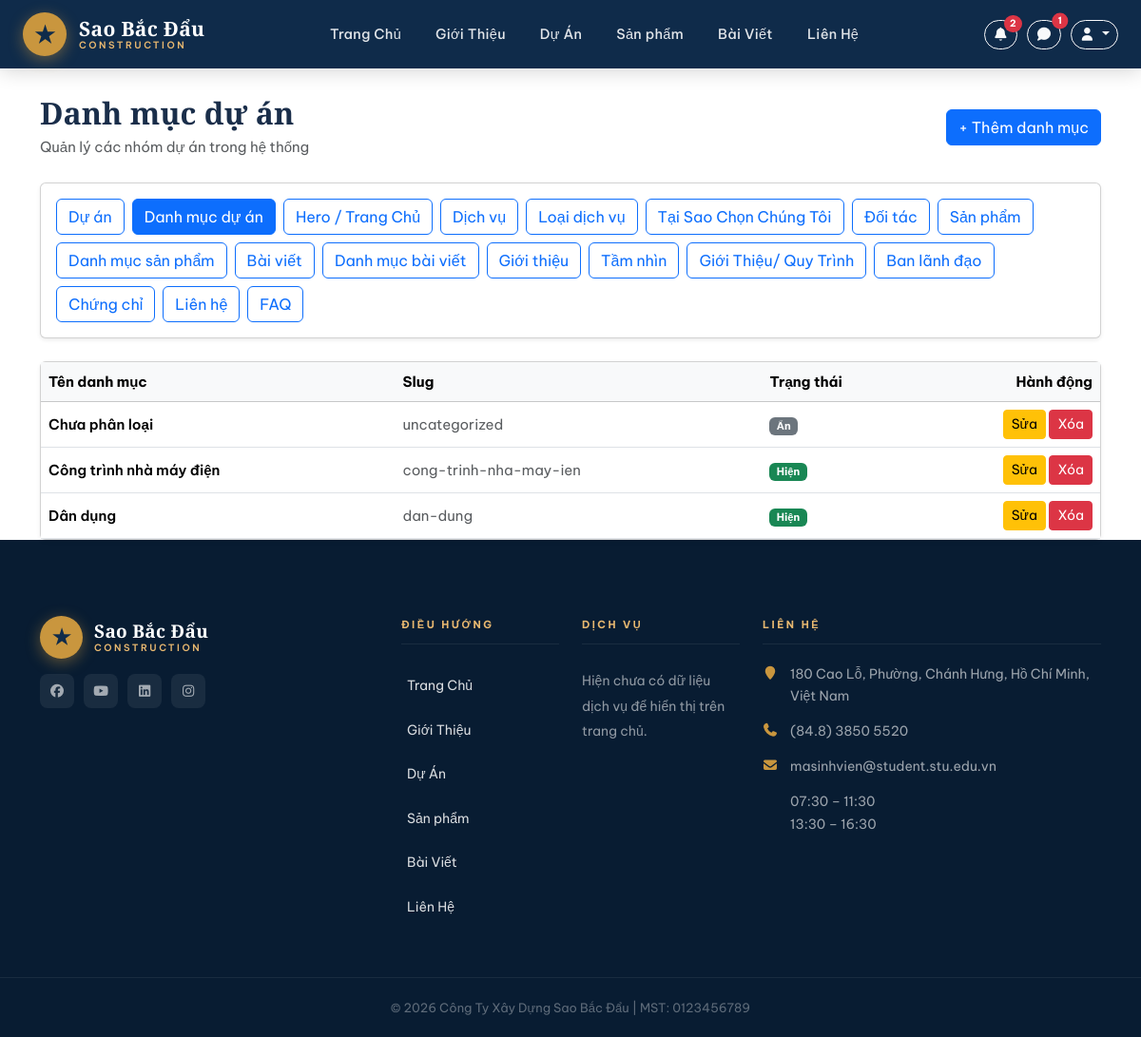
Screenshot of /project-category/ (signed in) with the database file from the repository.
### home/models.py (models this page shows, shortened)
class ProjectCategory(models.Model):
    name = models.CharField(max_length=100, unique=True)
    slug = models.SlugField(blank=True, null=True, unique=True)
    is_hidden = models.BooleanField(default=False)

class ContactInfo(models.Model):
    branch_name = models.CharField(
        max_length=150, verbose_name="Tên chi nhánh / văn phòng"
    )
    address = models.TextField(verbose_name="Địa chỉ")
    phone = models.CharField(max_length=50, verbose_name="Số điện thoại")
    fax = models.CharField(max_length=50, blank=True, verbose_name="Fax")
    email = models.EmailField(blank=True, verbose_name="Email")
    working_hours = models.CharField(
        max_length=255, blank=True, verbose_name="Giờ làm việc"
    )
    map_embed_url = models.URLField(blank=True, verbose_name="Link Google Maps Embed")
    facebook_url = models.URLField(blank=True, verbose_name="Facebook URL")
    youtube_url = models.URLField(blank=True, verbose_name="YouTube URL")
    linkedin_url = models.URLField(blank=True, verbose_name="LinkedIn URL")
    instagram_url = models.URLField(blank=True, verbose_name="Instagram URL")
    order = models.PositiveIntegerField(default=0, verbose_name="Thứ tự hiển thị")
    is_active = models.BooleanField(default=True, verbose_name="Hiển thị")
    created_at = models.DateTimeField(auto_now_add=True)
    class Meta:
        ordering = ["order", "created_at"]

### home/views.py (the view)
@staff_required
def project_category_list(request):
    categories = ProjectCategory.objects.all().order_by("name")
    error = request.GET.get("error")
    return render(
        request,
        "home/project_category_list.html",
        {"categories": categories, "error": error},
    )

### home/context_processors.py (called while the page is built)
def site_contact(request):
    contact = (
        ContactInfo.objects.filter(is_active=True)
        .order_by("order", "created_at")
        .first()
    )
    unread_notifications_count = 0
    recent_notifications = []
    if request.user.is_authenticated:
        unread_notifications_count = Notification.objects.filter(
            user=request.user,
            is_read=False,
        ).count()
        recent_notifications = Notification.objects.filter(user=request.user)[:5]
    consultations_unfinished = Consultation.objects.exclude(status="done").count()
    return {
        "site_contact": contact,
        "unread_notifications_count": unread_notifications_count,
        "recent_notifications": recent_notifications,
        "consultations_unfinished": consultations_unfinished,
    }

### home/views.py (called while the page is built)
def staff_required(view_func):
    @wraps(view_func)
    def _wrapped(request, *args, **kwargs):
        if not request.user.is_authenticated:
            return redirect(f"/login/?next={request.path}")
        if request.user.is_staff or request.user.is_superuser:
            return view_func(request, *args, **kwargs)
        messages.warning(request, "Bạn không có quyền truy cập trang quản lý.")
        return redirect("home")
    return _wrapped

### templates/home/project_category_list.html (shortened to what this page needs)
{% extends 'base.html' %}
{% block content %}
<div class="container" style="margin-top:100px;">
  <div class="d-flex justify-content-between align-items-center mb-4 flex-wrap gap-2">
    <div>
      <h2 class="fw-bold mb-1">Danh mục dự án</h2>
      <p class="text-muted mb-0">Quản lý các nhóm dự án trong hệ thống</p>
    </div>
    <a href="{% url 'project_category_add' %}" class="btn btn-primary">
      + Thêm danh mục
    </a>
  </div>
  <div class="card shadow-sm mb-4">
    <div class="card-body d-flex flex-wrap gap-2">
      <a href="{% url 'dashboard' %}" class="btn btn-outline-primary">Dự án</a>
      <a href="{% url 'project_category_list' %}" class="btn btn-outline-primary active">Danh mục dự án</a>
      <a href="{% url 'hero_edit' %}" class="btn btn-outline-primary">Hero / Trang Chủ</a>
      <a href="{% url 'service_list' %}" class="btn btn-outline-primary">Dịch vụ</a>
      <a href="{% url 'service_type_list' %}" class="btn btn-outline-primary">Loại dịch vụ</a>
      <a href="{% url 'why_choose_item_list' %}" class="btn btn-outline-primary">Tại Sao Chọn Chúng Tôi</a>
      <a href="{% url 'partner_list' %}" class="btn btn-outline-primary">Đối tác</a>
      <a href="{% url 'product_list' %}" class="btn btn-outline-primary">Sản phẩm</a>
      <a href="{% url 'product_category_list' %}" class="btn btn-outline-primary">Danh mục sản phẩm</a>
      <a href="{% url 'post_list' %}" class="btn btn-outline-primary">Bài viết</a>
      <a href="{% url 'post_category_list' %}" class="btn btn-outline-primary">Danh mục bài viết</a>
      <a href="{% url 'about_intro_edit' %}" class="btn btn-outline-primary">Giới thiệu</a>
      <a href="{% url 'statement_list' %}" class="btn btn-outline-primary">Tầm nhìn</a>
      <a href="{% url 'about_video_tour_edit' %}" class="btn btn-outline-primary">Giới Thiệu/ Quy Trình</a>
      <a href="{% url 'leadership_list' %}" class="btn btn-outline-primary">Ban lãnh đạo</a>
      <a href="{% url 'certificate_list' %}" class="btn btn-outline-primary">Chứng chỉ</a>
      <a href="{% url 'contact_info_list' %}" class="btn btn-outline-primary">Liên hệ</a>
      <a href="{% url 'faq_list' %}" class="btn btn-outline-primary">FAQ</a>
    </div>
  </div>
  <div class="card shadow-sm">
    <div class="table-responsive">
      <table class="table align-middle mb-0">
        <thead class="table-light">
          <tr>
            <th>Tên danh mục</th>
            <th>Slug</th>
            <th>Trạng thái</th>
            <th class="text-end" style="width:180px;">Hành động</th>
          </tr>
        </thead>
        <tbody>
          {% for c in categories %}
          <tr>
            <td class="fw-semibold">{{ c.name }}</td>
            <td class="text-muted">
              {{ c.slug|default:"—" }}
            </td>
            <td>
              {% if c.is_hidden %}
                <span class="badge bg-secondary">Ẩn</span>
              {% else %}
                <span class="badge bg-success">Hiện</span>
              {% endif %}
            </td>
            <td class="text-end">
              <a href="{% url 'project_category_edit' c.id %}" class="btn btn-sm btn-warning">
                Sửa
              </a>
              <a href="{% url 'project_category_delete' c.id %}" class="btn btn-sm btn-danger">
                Xóa
              </a>
            </td>
          </tr>
          {% empty %}
          <tr>
            <td colspan="4" class="text-center text-muted py-4">
              Chưa có danh mục nào.
            </td>
          </tr>
          {% endfor %}
        </tbody>
      </table>
    </div>
  </div>
</div>
{% endblock %}

### templates/base.html (shortened to what this page needs)
<!doctype html>
<html lang="vi">
  {% load static %}
  <head>
    <link
      rel="stylesheet"
      href="{% static 'vendor/bootstrap/css/bootstrap.min.css' %}"
    />
    <link
      rel="stylesheet"
      href="https://cdn.jsdelivr.net/npm/@fortawesome/fontawesome-free@7.2.0/css/all.min.css"
    />
    <link
      rel="stylesheet"
      href="{% static 'vendor/animate/animate.min.css' %}"
    />
    <link rel="stylesheet" href="{% static 'css/style.css' %}" />
    <link rel="stylesheet" href="{% static 'css/home.css' %}" />
    <link rel="stylesheet" href="{% static 'css/about.css' %}" />
    <link rel="stylesheet" href="{% static 'css/contact.css' %}" />
  </head>
  <body>
    <header
      class="site-navbar js-sticky-header site-navbar-target"
      role="banner"
    >
      <div class="container">
        <div class="navbar-inner">
          <div class="site-logo">
            <a href="{% url 'home' %}">
              <div class="logo-icon">★</div>
              <div class="logo-text">
                <span>Sao Bắc Đẩu</span>
                <span>Construction</span>
              </div>
            </a>
          </div>
          <nav class="site-navigation d-none d-xl-block">
            <ul class="site-menu">
              <li><a href="{% url 'home' %}" class="nav-link">Trang Chủ</a></li>
              <li>
                <a href="{% url 'about' %}" class="nav-link">Giới Thiệu</a>
              </li>
              <li><a href="{% url 'project' %}" class="nav-link">Dự Án</a></li>
              <li>
                <a href="{% url 'product' %}" class="nav-link">Sản phẩm</a>
              </li>
              <li><a href="{% url 'post' %}" class="nav-link">Bài Viết</a></li>
              <li>
                <a href="{% url 'contact' %}" class="nav-link">Liên Hệ</a>
              </li>
            </ul>
          </nav>
          <div class="nav-actions d-none d-xl-flex align-items-center" style="gap: 10px;">
            <a
              href="{% url 'notifications' %}"
              class="btn btn-sm btn-outline-light position-relative"
              title="Thông báo"
            >
              <i class="fa fa-bell"></i>
              {% if unread_notifications_count %}
              <span
                class="badge bg-danger"
                style="
                  position: absolute;
                  top: -6px;
                  right: -6px;
                  min-width: 18px;
                  height: 18px;
                  border-radius: 999px;
                  display: flex;
                  align-items: center;
                  justify-content: center;
                  font-size: 10px;
                "
              >
                {{ unread_notifications_count }}
              </span>
              {% endif %}
            </a>
            {% if user.is_authenticated %}
              {% if user.is_staff %}
              <a
                href="{% url 'consultation_list' %}"
                class="btn btn-sm btn-outline-light position-relative"
                title="Tư vấn"
              >
                <i class="fa fa-comment"></i>
                {% if consultations_unfinished %}
                <span
                  class="badge bg-danger position-absolute top-0 start-100 translate-middle rounded-pill"
                  style="font-size: 10px;"
                >
                  {{ consultations_unfinished }}
                </span>
                {% endif %}
              </a>
              {% endif %}
              <div class="dropdown">
                <button
                  class="btn btn-sm btn-outline-light dropdown-toggle"
                  data-bs-toggle="dropdown"
                  aria-expanded="false"
                  title="Tài khoản"
                >
                  <i class="fa fa-user"></i>
                </button>
              </div>
            {% endif %}
          </div>
        </div>
      </div>
    </header>
    {% block content %} {% endblock %}
    <footer class="footer-area">
      <div class="container">
        <div class="row gy-4">
          <div class="col-lg-4 col-md-6">
            <div class="footer-logo-wrap mb-3">
              <a
                href="{% url 'home' %}"
                style="
                  display: flex;
                  align-items: center;
                  gap: 12px;
                  text-decoration: none;
                "
              >
                <div
                  class="logo-icon"
                  style="width: 45px; height: 45px; font-size: 22px"
                >
                  ★
                </div>
                <div class="logo-text">
                  <span>Sao Bắc Đẩu</span>
                  <span>Construction</span>
                </div>
              </a>
            </div>
            <div class="footer-social">
              {% if site_contact and site_contact.facebook_url %}
              <a
                href="{{ site_contact.facebook_url }}"
                target="_blank"
                rel="noopener noreferrer"
              >
                <i class="fab fa-facebook"></i>
              </a>
              {% endif %} {% if site_contact and site_contact.youtube_url %}
              <a
                href="{{ site_contact.youtube_url }}"
                target="_blank"
                rel="noopener noreferrer"
              >
                <i class="fab fa-youtube"></i>
              </a>
              {% endif %} {% if site_contact and site_contact.linkedin_url %}
              <a
                href="{{ site_contact.linkedin_url }}"
                target="_blank"
                rel="noopener noreferrer"
              >
                <i class="fab fa-linkedin"></i>
              </a>
              {% endif %} {% if site_contact and site_contact.instagram_url %}
              <a
                href="{{ site_contact.instagram_url }}"
                target="_blank"
                rel="noopener noreferrer"
              >
                <i class="fab fa-instagram"></i>
              </a>
              {% endif %}
            </div>
          </div>
          <div class="col-lg-2 col-md-6">
            <div class="footer-heading">Điều Hướng</div>
            <ul class="footer-links">
              <li><a href="{% url 'home' %}">Trang Chủ</a></li>
              <li><a href="{% url 'about' %}">Giới Thiệu</a></li>
              <li><a href="{% url 'project' %}">Dự Án</a></li>
              <li><a href="{% url 'product' %}">Sản phẩm</a></li>
              <li><a href="{% url 'post' %}">Bài Viết</a></li>
              <li><a href="{% url 'contact' %}">Liên Hệ</a></li>
            </ul>
          </div>
          <div class="col-lg-2 col-md-6">
            <div class="footer-heading">Dịch Vụ</div>
            <ul class="footer-links">
          {% for service in services %}
          <li><a href="#">{{ service.title }}</a></li>
          {% empty %}
              <li>Hiện chưa có dữ liệu dịch vụ để hiển thị trên trang chủ.</li>
          {% endfor %}
            </ul>
          </div>
          <div class="col-lg-4 col-md-6">
            <div class="footer-heading">Liên Hệ</div>
            <ul class="footer-contact-info">
              {% if site_contact %}
              <li>
                <i class="fa fa-map-marker"></i>
                {{ site_contact.address|linebreaksbr }}
              </li>
              <li>
                <i class="fa fa-phone"></i>
                {{ site_contact.phone }}
              </li>
              <li>
                <i class="fa fa-envelope"></i>
                {{ site_contact.email|default:"Chưa cập nhật" }}
              </li>
              <li>
                {{ site_contact.working_hours|default:"Chưa cập nhật giờ làm việc"|linebreaksbr }}
              </li>
              {% else %}
              <li><i class="fa fa-map-marker"></i> Chưa cập nhật địa chỉ</li>
              <li><i class="fa fa-phone"></i> Chưa cập nhật số điện thoại</li>
              <li><i class="fa fa-envelope"></i> Chưa cập nhật email</li>
              <li><i class="fa fa-clock-o"></i> Chưa cập nhật giờ làm việc</li>
              {% endif %}
            </ul>
          </div>
        </div>
      </div>
      <div class="footer-bottom">
        <div class="container text-center">
          <p>© 2026 Công Ty Xây Dựng Sao Bắc Đẩu | MST: 0123456789</p>
        </div>
      </div>
    </footer>
  </body>
</html>

### rows the page displays
ProjectCategory: name "Chưa phân loại", slug "uncategorized", is_hidden "Ẩn"
ProjectCategory: name "Công trình nhà máy điện", slug "cong-trinh-nha-may-ien", is_hidden "Hiện"
ProjectCategory: name "Dân dụng", slug "dan-dung", is_hidden "Hiện"
ContactInfo: address "180 Cao Lỗ, Phường, Chánh Hưng, Hồ Chí Minh, Việt Nam", phone "(84.8) 3850 5520", email "masinhvien@student.stu.edu.vn", working_hours "07:30 – 11:30 13:30 – 16:30"

### other values shown
{{ unread_notifications_count }} "2"
{{ consultations_unfinished }} "1"
